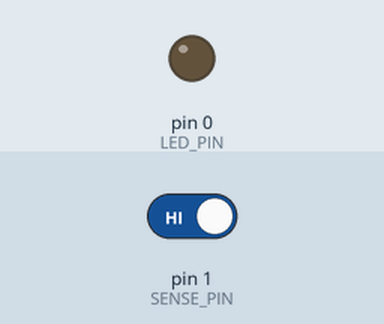
Simulated run of this sketch. Board: Arduino Uno, built with avr-gcc and run on an emulated ATmega328P. Parts: output pins drawn as LEDs (lit = HIGH). Dashed ring = blinking. Inputs (shaded band) come from the test bench; at power-on: pin 1 (SENSE_PIN) HIGH. Pins used as bus, display or sensor lines are not drawn.

Above: at 1.2 s.
1.3 s: pin 1 (SENSE_PIN) driven LOW
At 1.4 s:
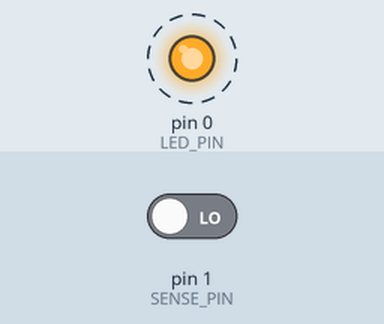
4.3 s: pin 1 (SENSE_PIN) driven HIGH
At 4.8 s:
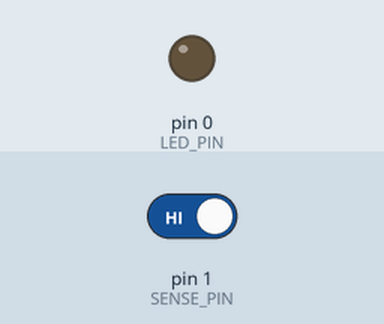
Timing chart, 0 to 7.3 s (numbered marks = the images above; inputs shaded):
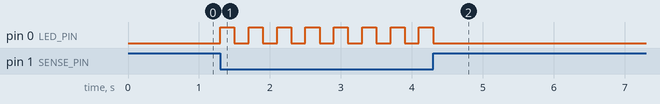

Measured:
- after the input at 1.3 s, pin 0 (LED_PIN): alternates HIGH for 0.20 s and LOW for 0.20 s, starting at once
- after the input at 4.3 s, pin 0 (LED_PIN): goes on until 4.3 s, then stays LOW

The sketch:

self_power.ino
```cpp
long shutdownTimer = 0;

#define LED_PIN 0
#define SENSE_PIN 1
#define POWER_PIN 2

#define POWER_ON_TIME 5000

void setup() {
  // hold the power mosfet ON
  pinMode(POWER_PIN, OUTPUT);
  digitalWrite(POWER_PIN, HIGH);

  // initialize pin 13 as output
  // to blink the on-board LED
  pinMode(LED_PIN, OUTPUT);

  // initialize the button status pin
  pinMode(SENSE_PIN, INPUT_PULLUP);
}

void loop() {
  // wait for the shut-down timer
  while (millis() - shutdownTimer < POWER_ON_TIME) {
    // if the button is pressed
    // (pin 10 is pulled to ground)
    // then extend shutdownTimer
    // and blink the on-board LED
    if (!digitalRead(SENSE_PIN)) {
      shutdownTimer = millis();
      blinkLed();
    }
  }
  // when the time is up then shut it down
  digitalWrite(POWER_PIN, LOW);
  // give it time to shut down
  delay(1000);
}

void blinkLed() {
    digitalWrite(LED_PIN, HIGH);
    delay(200);
    digitalWrite(LED_PIN, LOW);
    delay(200);
}
```
